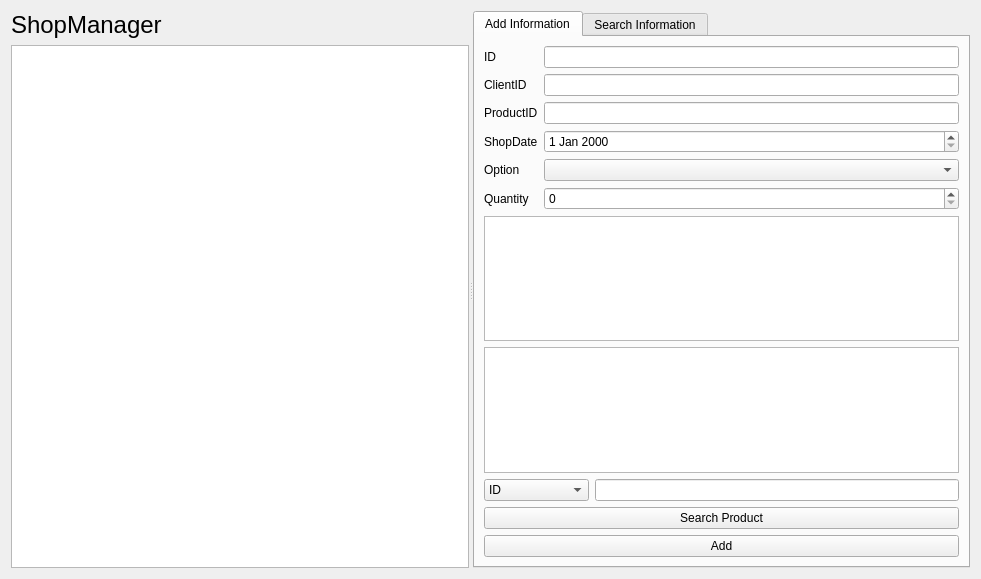
<?xml version="1.0" encoding="UTF-8"?>
<ui version="4.0">
 <class>ShopManagerForm</class>
 <widget class="QWidget" name="ShopManagerForm">
  <property name="geometry">
   <rect>
    <x>0</x>
    <y>0</y>
    <width>981</width>
    <height>579</height>
   </rect>
  </property>
  <property name="windowTitle">
   <string>Form</string>
  </property>
  <layout class="QGridLayout" name="gridLayout_3">
   <item row="0" column="0">
    <widget class="QSplitter" name="splitter">
     <property name="orientation">
      <enum>Qt::Horizontal</enum>
     </property>
     <widget class="QWidget" name="layoutWidget">
      <layout class="QVBoxLayout" name="verticalLayout">
       <item>
        <widget class="QLabel" name="label_5">
         <property name="font">
          <font>
           <pointsize>18</pointsize>
          </font>
         </property>
         <property name="text">
          <string>ShopManager</string>
         </property>
        </widget>
       </item>
       <item>
        <widget class="QTableView" name="tableView"/>
       </item>
      </layout>
     </widget>
     <widget class="QTabWidget" name="tabWidget">
      <property name="currentIndex">
       <number>0</number>
      </property>
      <widget class="QWidget" name="Input">
       <attribute name="title">
        <string>Add Information</string>
       </attribute>
       <layout class="QGridLayout" name="gridLayout">
        <item row="0" column="0">
         <widget class="QLabel" name="label">
          <property name="text">
           <string>ID</string>
          </property>
         </widget>
        </item>
        <item row="0" column="1">
         <widget class="QLineEdit" name="idLineEdit"/>
        </item>
        <item row="1" column="0">
         <widget class="QLabel" name="label_2">
          <property name="text">
           <string>ClientID</string>
          </property>
         </widget>
        </item>
        <item row="1" column="1">
         <widget class="QLineEdit" name="clientIDLineEdit"/>
        </item>
        <item row="2" column="0">
         <widget class="QLabel" name="label_3">
          <property name="text">
           <string>ProductID</string>
          </property>
         </widget>
        </item>
        <item row="2" column="1">
         <widget class="QLineEdit" name="productIDLineEdit"/>
        </item>
        <item row="3" column="0">
         <widget class="QLabel" name="label_4">
          <property name="text">
           <string>ShopDate</string>
          </property>
         </widget>
        </item>
        <item row="3" column="1">
         <widget class="QDateEdit" name="shopDateEdit"/>
        </item>
        <item row="4" column="0">
         <widget class="QLabel" name="label_6">
          <property name="text">
           <string>Option</string>
          </property>
         </widget>
        </item>
        <item row="4" column="1">
         <widget class="QComboBox" name="optionComboBox"/>
        </item>
        <item row="5" column="0">
         <widget class="QLabel" name="label_7">
          <property name="text">
           <string>Quantity</string>
          </property>
         </widget>
        </item>
        <item row="5" column="1">
         <widget class="QSpinBox" name="quantitySpinBox"/>
        </item>
        <item row="6" column="0" colspan="2">
         <widget class="QTableView" name="productTableView"/>
        </item>
        <item row="7" column="0" colspan="2">
         <widget class="QTableView" name="searchProductTableView"/>
        </item>
        <item row="8" column="0" colspan="2">
         <layout class="QVBoxLayout" name="verticalLayout_5">
          <item>
           <layout class="QHBoxLayout" name="horizontalLayout">
            <item>
             <widget class="QComboBox" name="searchProductComboBox">
              <item>
               <property name="text">
                <string>ID</string>
               </property>
              </item>
              <item>
               <property name="text">
                <string>ProductName</string>
               </property>
              </item>
              <item>
               <property name="text">
                <string>Price</string>
               </property>
              </item>
              <item>
               <property name="text">
                <string>ProductType</string>
               </property>
              </item>
              <item>
               <property name="text">
                <string>Option</string>
               </property>
              </item>
             </widget>
            </item>
            <item>
             <widget class="QLineEdit" name="searchProductLineEdit"/>
            </item>
           </layout>
          </item>
          <item>
           <layout class="QVBoxLayout" name="verticalLayout_3">
            <item>
             <widget class="QPushButton" name="searchProductPushButton">
              <property name="text">
               <string>Search Product</string>
              </property>
             </widget>
            </item>
            <item>
             <widget class="QPushButton" name="addPushButton">
              <property name="text">
               <string>Add</string>
              </property>
             </widget>
            </item>
           </layout>
          </item>
         </layout>
        </item>
       </layout>
      </widget>
      <widget class="QWidget" name="Search">
       <attribute name="title">
        <string>Search Information</string>
       </attribute>
       <layout class="QGridLayout" name="gridLayout_2">
        <item row="0" column="0">
         <widget class="QTableView" name="searchTableView"/>
        </item>
        <item row="1" column="0">
         <layout class="QVBoxLayout" name="verticalLayout_2">
          <item>
           <layout class="QHBoxLayout" name="horizontalLayout_3">
            <item>
             <widget class="QComboBox" name="searchComboBox">
              <item>
               <property name="text">
                <string>ID</string>
               </property>
              </item>
              <item>
               <property name="text">
                <string>Name</string>
               </property>
              </item>
              <item>
               <property name="text">
                <string>ProductName</string>
               </property>
              </item>
              <item>
               <property name="text">
                <string>Option</string>
               </property>
              </item>
              <item>
               <property name="text">
                <string>Quantity</string>
               </property>
              </item>
              <item>
               <property name="text">
                <string>ShopDate</string>
               </property>
              </item>
              <item>
               <property name="text">
                <string>ClientID</string>
               </property>
              </item>
              <item>
               <property name="text">
                <string>ProductID</string>
               </property>
              </item>
             </widget>
            </item>
            <item>
             <widget class="QLineEdit" name="searchLineEdit"/>
            </item>
           </layout>
          </item>
          <item>
           <widget class="QPushButton" name="searchPushButton">
            <property name="text">
             <string>Search</string>
            </property>
           </widget>
          </item>
         </layout>
        </item>
       </layout>
      </widget>
     </widget>
    </widget>
   </item>
  </layout>
 </widget>
 <resources/>
 <connections/>
</ui>
